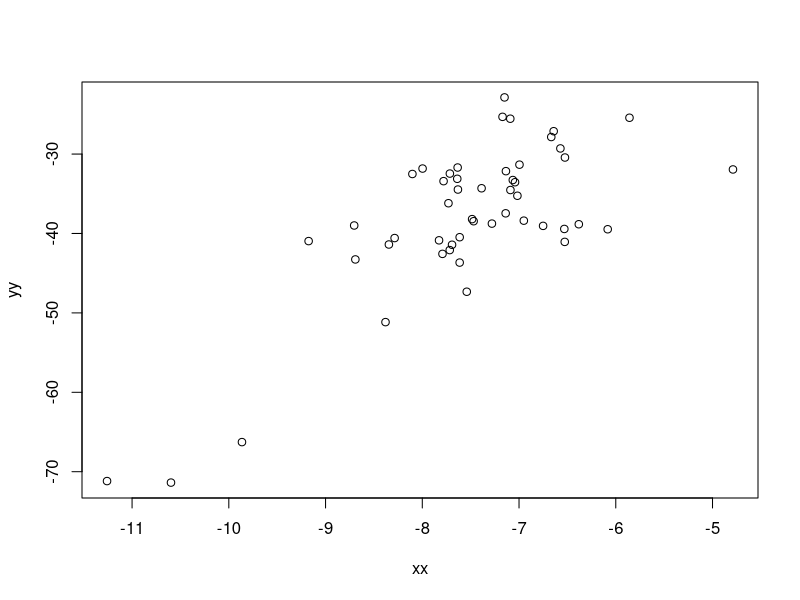

This chart was generated by the following R code: (Note: this script raises an error after producing the figure.)
tt = seq(0.01,1,length.out = 50)
N = length(tt)
set.seed(999242141)
splits = c(1,sort(sample(2:N,1)),N+1)
split_lengths = sapply(1:2,function(i) splits[i+1] - splits[i])
split_lengths

beta0s = runif(2,-3,3)
beta0s = unlist(sapply(1:2,function(i) rep(beta0s[i],split_lengths[i])))

beta1s = runif(2,1,7)
beta1s = unlist(sapply(1:2,function(i) rep(beta1s[i],split_lengths[i])))

sigmas = runif(2,1,6)
sigmas = unlist(sapply(1:2,function(i) rep(sigmas[i],split_lengths[i])))

mus = runif(2,-10,10)
mus = unlist(sapply(1:2,function(i) rep(mus[i],split_lengths[i])))

mu_sigmas = runif(2,0,6)
mu_sigmas = unlist(sapply(1:2,function(i) rep(mu_sigmas[i],split_lengths[i])))

xx = rnorm(N,mus,mu_sigmas)
yy = beta0s + xx*beta1s + rnorm(N,0,sigmas)
plot(xx,yy)

ggplot(data.frame(xx),aes(x = xx, y = yy, colour = tt)) +
  geom_point(shape = 18,size=1.6) +    
  geom_smooth(method = "lm",col = "purple",size = 0.5) +
  scale_colour_gradient2(low="red", high="blue", mid="pink",
                         midpoint = median(tt), name = "Time")